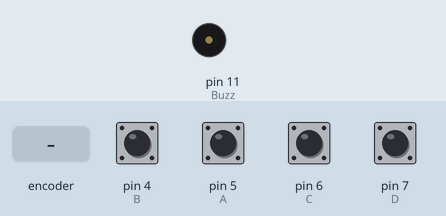
This sketch was run on a simulated Arduino Uno, built with avr-gcc and run on an emulated ATmega328P. On the bench: buzzer (waves = sounding). Inputs (shaded band) come from the test bench; at power-on: pin 4 (B), pin 5 (A), pin 6 (C), pin 7 (D) HIGH.

Above: at 1.2 s.
1.3 s: rotary encoder on pin 5 (A) / pin 4 (B) turned 3 steps (first pin leading)
At 1.51 s:
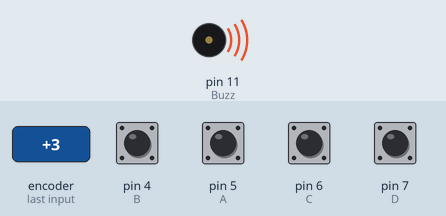
4.3 s: pin 6 (C) pulled LOW for 3.2 s
At 8.2 s:
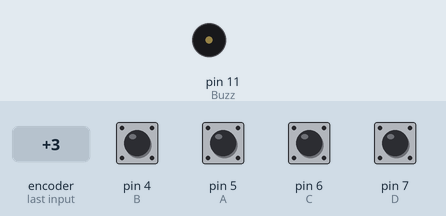
9.0 s: pin 7 (D) pulled LOW for 3.2 s
At 9.3 s:
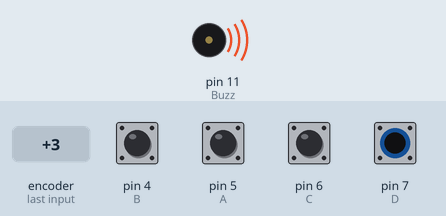
Timing chart, 0 to 13.7 s (numbered marks = the images above; inputs shaded):
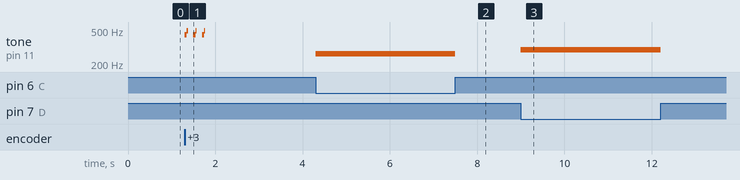

Measured:
- after the input at 1.3 s, tone on pin 11 (Buzz): silent → 440 Hz at once, then repeats every 0.20 s: 493 Hz 0.02 s, silent 0.13 s, 440 Hz 0.05 s, until it stays silent from 1.8 s
- after the input at 4.3 s, tone on pin 11 (Buzz): silent → 262 Hz at once, → silent 3.2 s later
- after the input at 9.0 s, tone on pin 11 (Buzz): silent → 294 Hz at once, → silent 3.2 s later

The sketch:

pianooo.ino
```cpp
#define T_C 262
#define T_D 294
#define T_A 440
#define T_B 493
const int D = 7;
const int C = 6;
const int A = 5;
const int B = 4;
const int Buzz = 11;
void setup()
{
  for ( int i = B; i <= D; i++)
   { pinMode(i, INPUT);
    digitalWrite(i, HIGH);}
}
void loop()
{
  while (digitalRead(D) == LOW)
   { tone(Buzz, T_D);}
  while (digitalRead(C) == LOW)
  {tone(Buzz, T_C);}
  while (digitalRead(A) == LOW)
  {tone(Buzz, T_A); }
   while (digitalRead(B) == LOW)
  { tone(Buzz, T_B);}

  noTone(Buzz);
}
```
